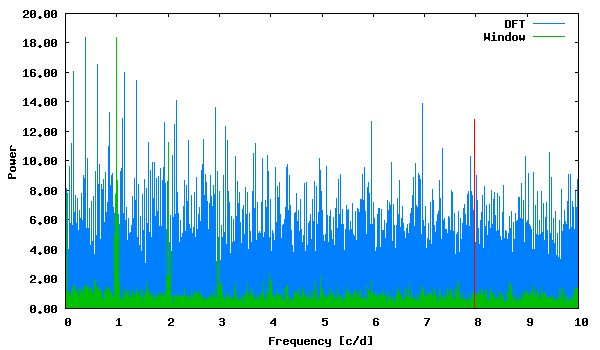

The script that saved this image:
set term png size 600,350 medium
set colors classic
set output "phase_lc_20.deeming.png"
set xlabel "Frequency [c/d]"
set ylabel "Power"
set format y "%5.2f"
plot "deeming.periodogram" using 1:2 with lines linecolor 3 title "DFT", "deeming.periodogram" using 1:3 with lines linecolor 2 title "Window", "<echo '7.967455 12.83211485'" with impulses linecolor 1 title ""
 
